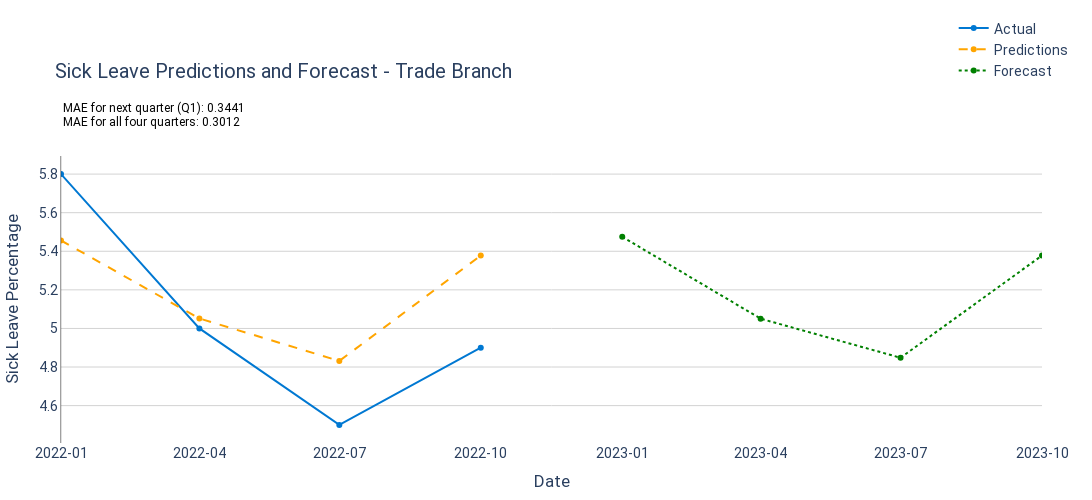

Here is the notebook cell this chart was saved with:
### Code cell
# 14. Visualization with Forecast for 2023
fig = go.Figure()

# Add actual sick leave percentage line (test data)
fig.add_trace(go.Scatter(
    x=y_test.index,
    y=y_test,
    mode='lines+markers',
    name='Actual',
    line=dict(color='#0078d2', width=2)
))

# Add predictions line for test period
fig.add_trace(go.Scatter(
    x=y_test.index,
    y=y_pred_test,
    mode='lines+markers',
    name='Predictions',
    line=dict(color='orange', width=2, dash='dash')
))

# Add forecast line for 2023
fig.add_trace(go.Scatter(
    x=forecast_index,
    y=forecast_mean,
    mode='lines+markers',
    name='Forecast',
    line=dict(color='green', width=2, dash='dot')
))

# Add MAE values as text annotations
fig.add_annotation(
    xref="paper", yref="paper", x=0.00, y=1.15, showarrow=False,
    text=f"MAE for all four quarters: {mae_all:.4f}",
    font=dict(size=12, color="black")
)

fig.add_annotation(
    xref="paper", yref="paper", x=0.00, y=1.20, showarrow=False,
    text=f"MAE for next quarter (Q1): {mae_q1:.4f}",
    font=dict(size=12, color="black")
)

# Set layout and design for better visualization
fig.update_layout(
    title=f'Sick Leave Predictions and Forecast - Trade Branch',
    xaxis_title='Date',
    yaxis_title='Sick Leave Percentage',
    plot_bgcolor='white',
    xaxis=dict(
        showgrid=False,
        tickformat="%Y-%m",  # Year-Month format for clearer date labeling
        range=[y_test.index.min(), forecast_index[-1]]  # Extend range to include 2023
    ),
    yaxis=dict(
        showgrid=True, gridcolor='lightgrey', showline=True, linewidth=0.5, linecolor='black'
    ),
    legend=dict(
        x=0.91, y=1.5, traceorder="normal"
    ),
    font=dict(family="Roboto", size=14),
    margin=dict(l=50, r=50, t=80, b=50),
    width=1100, height=500
)

# Show Plot
fig.show()

# Optionally Save Plot as HTML
fig.write_html("C:/Users/c.hakker/Downloads/Sick_leave_predict_forecast_G_Handel.html")

### Figure 1 — Plotly figure (JSON) as saved in the notebook; plotly's stock layout.template omitted (floating-point values rounded to 4 significant figures)
{"data": [{"line": {"color": "#0078d2", "width": 2}, "mode": "lines+markers", "name": "Actual", "type": "scatter", "x": ["2022-01-01T00:00:00", "2022-04-01T00:00:00", "2022-07-01T00:00:00", "2022-10-01T00:00:00"], "y": [5.8, 5, 4.5, 4.9]}, {"line": {"color": "orange", "dash": "dash", "width": 2}, "mode": "lines+markers", "name": "Predictions", "type": "scatter", "x": ["2022-01-01T00:00:00", "2022-04-01T00:00:00", "2022-07-01T00:00:00", "2022-10-01T00:00:00"], "y": [5.456, 5.052, 4.831, 5.378]}, {"line": {"color": "green", "dash": "dot", "width": 2}, "mode": "lines+markers", "name": "Forecast", "type": "scatter", "x": ["2023-01-01T00:00:00", "2023-04-01T00:00:00", "2023-07-01T00:00:00", "2023-10-01T00:00:00"], "y": [5.475, 5.051, 4.848, 5.378]}], "layout": {"annotations": [{"font": {"color": "black", "size": 12}, "showarrow": false, "text": "MAE for all four quarters: 0.3012", "x": 0, "xref": "paper", "y": 1.15, "yref": "paper"}, {"font": {"color": "black", "size": 12}, "showarrow": false, "text": "MAE for next quarter (Q1): 0.3441", "x": 0, "xref": "paper", "y": 1.2, "yref": "paper"}], "font": {"family": "Roboto", "size": 14}, "height": 500, "legend": {"traceorder": "normal", "x": 0.91, "y": 1.5}, "margin": {"b": 50, "l": 50, "r": 50, "t": 80}, "plot_bgcolor": "white", "title": {"text": "Sick Leave Predictions and Forecast - Trade Branch"}, "width": 1100, "xaxis": {"range": ["2022-01-01T00:00:00", "2023-10-01T00:00:00"], "showgrid": false, "tickformat": "%Y-%m", "title": {"text": "Date"}}, "yaxis": {"gridcolor": "lightgrey", "linecolor": "black", "linewidth": 0.5, "showgrid": true, "showline": true, "title": {"text": "Sick Leave Percentage"}}}}
